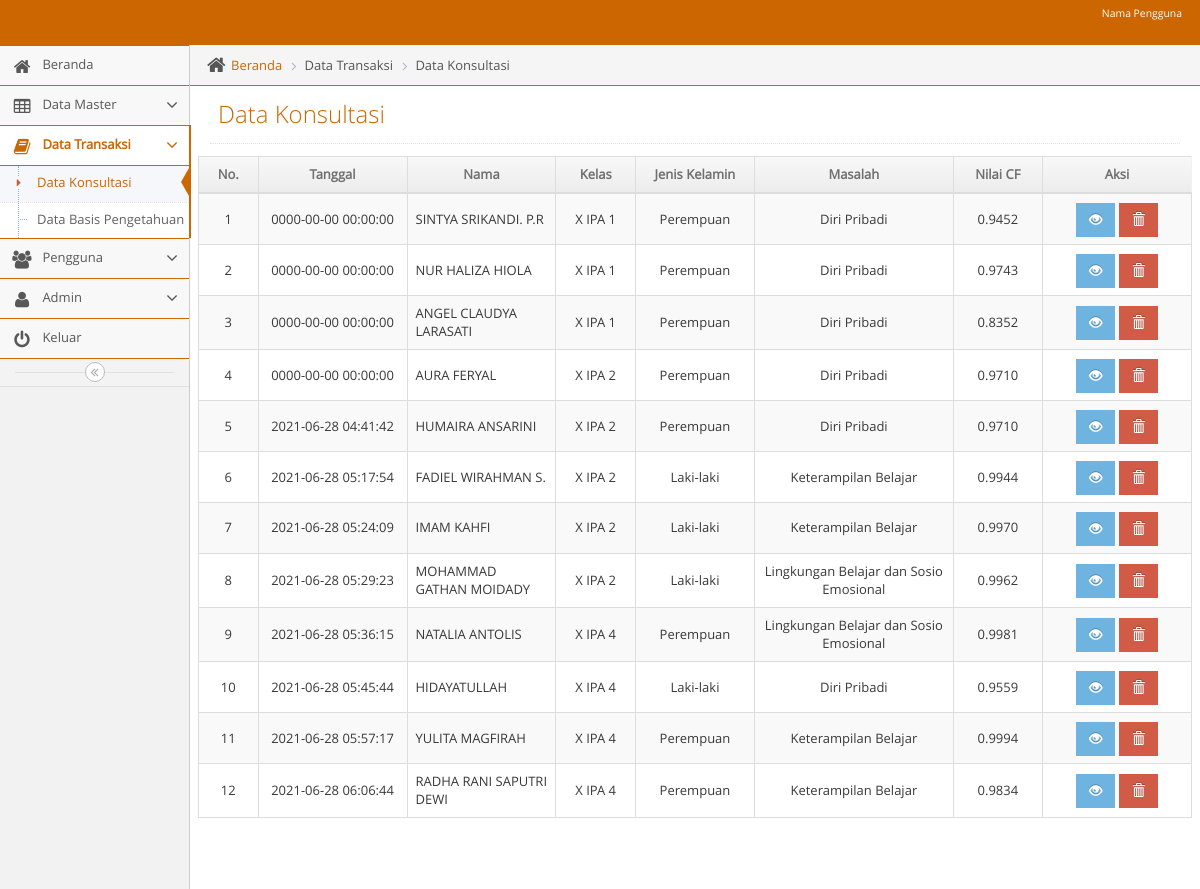
/admin/adminmainapp.php?unit=konsultasi_unit&act=datagrid (signed in), run on an earlier commit of the app's database.
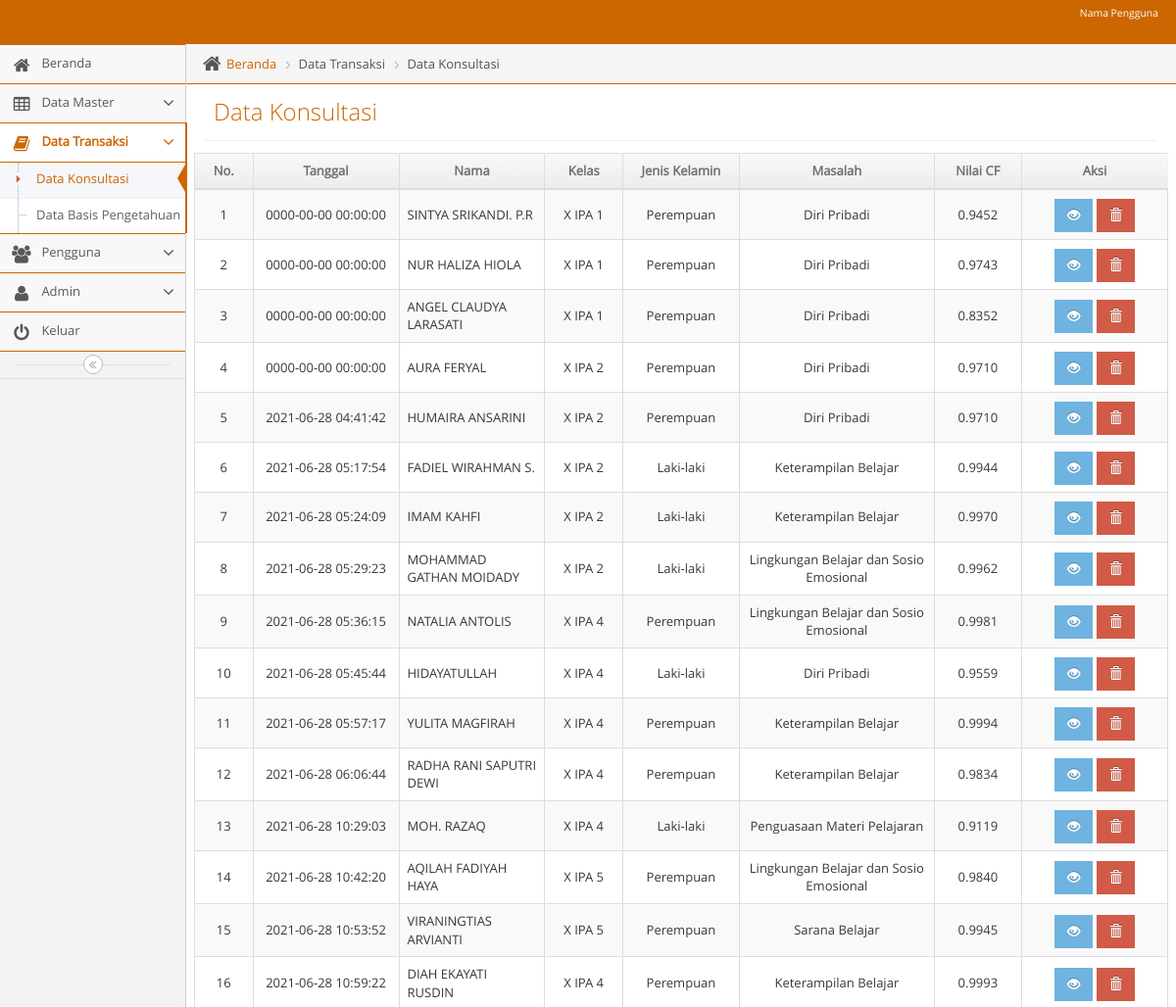
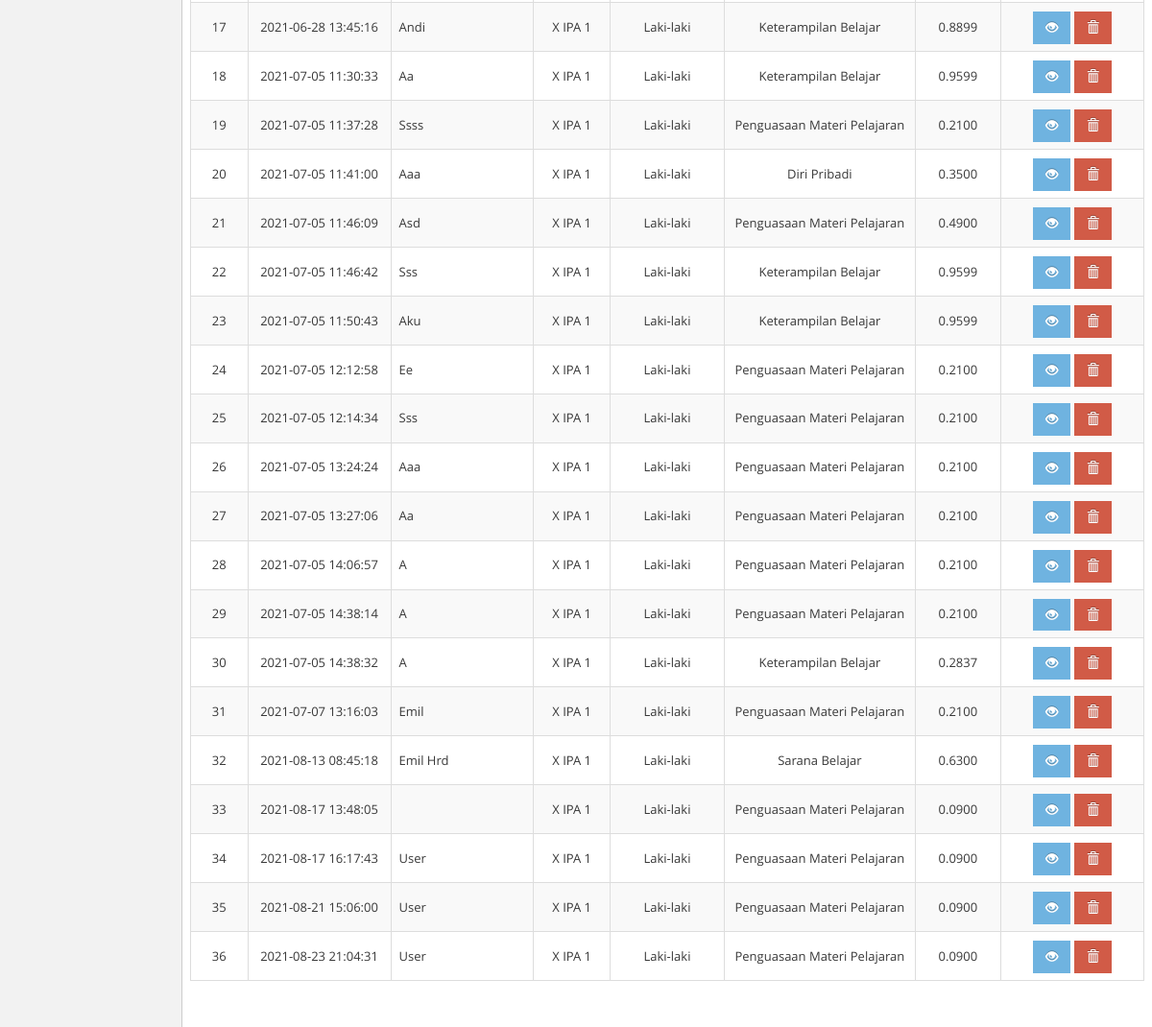
And on a later commit of the database (2 pictures, top to bottom).
### tables this page shows
CREATE TABLE `t_hasil` (
  `kode_hasil` int(11) NOT NULL,
  `bidang_masalah` text NOT NULL,
  `item_masalah` text NOT NULL,
  `nilai_cf` varchar(16) NOT NULL,
  `tanggal` datetime NOT NULL,
  `hasil_id` varchar(11) NOT NULL,
  `kode_siswa` varchar(11) NOT NULL
);

CREATE TABLE `t_siswa` (
  `id_siswa` int(11) NOT NULL,
  `kode_siswa` varchar(11) NOT NULL,
  `nama_siswa` varchar(100) NOT NULL,
  `jenis_kelamin` enum('Laki-laki','Perempuan') NOT NULL,
  `kelas` varchar(10) NOT NULL
);

CREATE TABLE `t_bidang_masalah` (
  `id_bidang_masalah` int(11) NOT NULL,
  `kode_bidang_masalah` varchar(5) NOT NULL,
  `nama_bidang_masalah` varchar(100) NOT NULL,
  `detail_bidang_masalah` varchar(1000) NOT NULL,
  `layanan` varchar(1000) NOT NULL,
  `detail_layanan` varchar(1000) NOT NULL
);

### admin/unit/konsultasi_unit.php (the view, shortened to what this page needs)
<?php
$act = $_GET['act'];
switch($act){
  case "datagrid":
?>
<?php
include("../admin/leftbar.php");
?>
<div class="main-content">
  <div class="main-content-inner">
    <div class="breadcrumbs ace-save-state" id="breadcrumbs">
      <ul class="breadcrumb">
        <li>
          <i class="ace-icon fa fa-home home-icon"></i>
          <a href="adminmainapp.php?unit=dashboard">Beranda</a>
        </li>
        <li>Data Transaksi</li>
        <li>Data Konsultasi</li>
      </ul>
    </div>
    <div class="page-content">
      <div class="page-header">
        <h1>Data Konsultasi</h1>
      </div>
      <div class="row">
        <div class="col-xs-12">
          <div class="row">
            <div class="box box-primary">
              <div class="box-body table-responsive padding">
                <table id="datatable" class="table table-striped table-bordered table-hover">
                  <thead>
                    <tr>
                      <th style="text-align: center; width: 6%">No.</th>
                      <th style="text-align: center; width: 15%">Tanggal</th>
                      <th style="text-align: center; width: 15%">Nama</th>
                      <th style="text-align: center; width: 8%">Kelas</th>
                      <th style="text-align: center; width: 12%">Jenis Kelamin</th>
                      <th style="text-align: center; width: 20%">Masalah</th>
                      <th style="text-align: center; width: 9%">Nilai CF</th>
                      <th style="text-align: center; width: 15%">Aksi</th>
                    </tr>
                  </thead>
                  <tbody>
                    <?php $no=1;
                      $qdatagrid ="SELECT
                        t_hasil.kode_hasil, t_hasil.tanggal, t_hasil.nilai_cf, t_hasil.hasil_id,
                        t_bidang_masalah.kode_bidang_masalah, t_bidang_masalah.nama_bidang_masalah,
                        t_siswa.kode_siswa, t_siswa.nama_siswa, t_siswa.kelas, t_siswa.jenis_kelamin
                        FROM
                          t_hasil
                        JOIN t_bidang_masalah ON t_hasil.hasil_id = t_bidang_masalah.kode_bidang_masalah
                        JOIN t_siswa ON t_hasil.kode_siswa = t_siswa.kode_siswa";
                      $rdatagrid = mysqli_query($mysqli, $qdatagrid);
                        while($ddatagrid=mysqli_fetch_assoc($rdatagrid)) {
                            echo "
                            <tr >
                              <td style= text-align:center;vertical-align:middle >$no</td>
                              <td style= text-align:center;vertical-align:middle>$ddatagrid[tanggal]</td>
                              <td style= text-align:left;vertical-align:middle>".ucwords("$ddatagrid[nama_siswa]")."</td>
                              <td style= text-align:center;vertical-align:middle>$ddatagrid[kelas]</td>
                              <td style= text-align:center;vertical-align:middle>$ddatagrid[jenis_kelamin]</td>
                              <td style= text-align:center;vertical-align:middle>$ddatagrid[nama_bidang_masalah]</td>
                              <td style= text-align:center;vertical-align:middle>$ddatagrid[nilai_cf]</td>
                              <td style=text-align:center;vertical-align:middle>
                                  <a href=?unit=konsultasi_unit&act=detail&kode_hasil=$ddatagrid[kode_hasil] class='btn btn-sm btn-info glyphicon glyphicon-eye-open'></a>
                                  <a href=# class='btn btn-sm btn-danger glyphicon glyphicon-trash' onclick='confirm($ddatagrid[kode_hasil])'></a>
                              </td>
                            </tr>
                            ";
                            $no++;
                          }
                      ?>
                  </tbody>
                </table>
              </div>
            </div>
          </div>
        </div>
      </div>
    </div>
  </div>
</div>
<?php
  include("../admin/footer.php");
?>
</body>
</html>
<?php
  break;
?>
<?php
}

### admin/head.php (shortened to what this page needs)
<?php error_reporting(0);
$page=$_REQUEST['unit'];
$act1=$_REQUEST['act'];
$active='class="active"';
$open='class="active open"';
?>
<!DOCTYPE html>
<html lang="en">
    <head>
        <link rel="stylesheet" href="../css/backend/css/bootstrap.min.css" />
        <link rel="stylesheet" href="../css/backend/font-awesome/4.5.0/css/font-awesome.min.css" />
        <link rel="stylesheet" href="../css/backend/css/ace.min.css" class="ace-main-stylesheet" id="main-ace-style" />
        <link rel="stylesheet" href="../css/backend/css/ace-skins.min.css" />
        <link rel="stylesheet" href="../css/backend/css/ace-rtl.min.css" />
		<link rel='stylesheet prefetch' href='../css/tentang/style.css'>
        <link rel="stylesheet" href="https://cdnjs.cloudflare.com/ajax/libs/limonte-sweetalert2/7.33.1/sweetalert2.min.css">
    </head>

### admin/navbar.php (shortened to what this page needs)
<body class="no-skin">
        <?php
        require_once '../lib/koneksi.php';
        if ($_SESSION['status'] == 'Admin') {
          $qupdate = "SELECT * FROM  t_admin WHERE nama_pengguna = '".$_SESSION['nm_pengguna']."'";
          $rupdate = mysqli_query($mysqli, $qupdate);
          $dupdate = mysqli_fetch_assoc($rupdate);
        }
        else {
          $qupdate = "SELECT * FROM  t_user WHERE nama_pengguna = '".$_SESSION['nm_pengguna']."'";
          $rupdate = mysqli_query($mysqli, $qupdate);
          $dupdate = mysqli_fetch_assoc($rupdate);
        }
        ?>
        <div id="navbar" class="navbar navbar-default ace-save-state" >
          <div class="navbar-container ace-save-state" id="navbar-container">
            <div class="navbar-buttons navbar-header pull-right" role="navigation">
              <ul class="nav ace-nav">
                <li class="light-blue dropdown-modal">
                  <a data-toggle="dropdown" href="#" class="dropdown-toggle" style>
                    <span class="user-info" style="text-align: right"><small>Nama Pengguna</small><?php echo ucwords($dupdate['nama_siswa']); ?></span>
                  </a>
                </li>
              </ul>
            </div>
        </div>
    </div>

### admin/adminmainapp.php
<?php
   include("../admin/head.php");
?>
<?php
   include("../admin/navbar.php");
?>
<div class="main-container ace-save-state" id="main-container">
<?php
    require_once('content.php');
?>

### admin/content.php (shortened to what this page needs)
<?php
$unit = $_GET['unit'];
if($unit == "produk_unit") {
    require_once 'unit/produk_unit.php';
}
else if($unit == "dashboard") {
    require_once 'unit/dashboard.php';
}
else if($unit == "tentangbidangmasalah_unit") {
    require_once 'unit/tentangbidangmasalah_unit.php';
}
else if($unit == "p_dashboard") {
    require_once 'unit/p_dashboard.php';
}
else if($unit == "p_bidang_masalah_unit") {
    require_once 'unit/p_bidang_masalah_unit.php';
}
else if($unit == "p_cf_unit") {
    require_once 'unit/p_cf_unit.php';
}
else if($unit == "bidang_masalah_unit") {
    require_once 'unit/bidang_masalah_unit.php';
}
else if($unit == "item_masalah_unit") {
    require_once 'unit/item_masalah_unit.php';
}
else if($unit == "dbp_unit") {
    require_once 'unit/dbp_unit.php';
}
else if($unit == "admin_unit") {
    require_once 'unit/admin_unit.php';
}
else if($unit == "pengguna_unit") {
    require_once 'unit/pengguna_unit.php';
}
else if($unit == "l_konsultasi_d") {
    require_once 'unit/l_konsultasi_d.php';
}
else if($unit == "konsultasi_user") {
    require_once 'unit/konsultasi_user.php';
}
else if($unit == "cetak") {
    require_once 'unit/cetak.php';
}
else if($unit == "konsultasi_unit") {
    require_once 'unit/konsultasi_unit.php';
}
else if($unit == "p_item_masalah_unit") {
    require_once 'unit/p_item_masalah_unit.php';
}

### admin/leftbar.php (shortened to what this page needs)
<div id="sidebar" class="sidebar responsive ace-save-state">
  <ul class="nav nav-list">
    <?php
      if ($_SESSION['status'] == "Admin"){
    ?>
    <li <?php if ($page=='dashboard') {echo $active;}?>>
      <a href="adminmainapp.php?unit=dashboard">
        <i class="menu-icon fa fa-home"></i>
        <span class="menu-text"> Beranda </span>
      </a>
    </li>
    <li
      <?php if ($page=='bidang_masalah_unit' or $page=='item_masalah_unit' or $page=='tentangbidangmasalah_unit') {echo $open;}?>>
      <a href="#" class="dropdown-toggle">
        <i class="menu-icon fa fa-table"></i>
        <span class="menu-text"> Data Master </span>
        <b class="arrow fa fa-angle-down"></b>
      </a>
    </li>
    <li <?php if ($page=='dbp_unit' or $page=='konsultasi_unit') {echo $open;}?>>
      <a href="#" class="dropdown-toggle">
        <i class="menu-icon fa fa-book"></i>
        <span class="menu-text"> Data Transaksi </span>
        <b class="arrow fa fa-angle-down"></b>
      </a>
      <ul class="submenu">
        <li <?php if ($page=='konsultasi_unit' && $act1=='datagrid') {echo $active;}?>>
          <a href="adminmainapp.php?unit=konsultasi_unit&act=datagrid"><i class="menu-icon fa fa-caret-right"></i>Data
            Konsultasi</a>
        </li>
        <li <?php if ($page=='dbp_unit' && $act1=='datagrid') {echo $active;}?>>
          <a href="adminmainapp.php?unit=dbp_unit&act=datagrid"><i class="menu-icon fa fa-caret-right"></i>Data Basis
            Pengetahuan</a>
        </li>
      </ul>
    </li>
    <li <?php if ($page=='pengguna_unit') {echo $open;}?>>
      <a href="#" class="dropdown-toggle">
        <i class="menu-icon fa fa-users"></i>
        <span class="menu-text"> Pengguna </span>
        <b class="arrow fa fa-angle-down"></b>
      </a>
    </li>
    <li <?php if ($page=='admin_unit') {echo $open;}?>>
      <a href="#" class="dropdown-toggle">
        <i class="menu-icon fa fa-user"></i>
        <span class="menu-text"> Admin </span>
        <b class="arrow fa fa-angle-down"></b>
      </a>
    </li>
    <?php
                                }
                                ?>
    <li>
      <a href="logout.php">
        <i class="menu-icon fa fa-power-off"></i>
        <span class="menu-text"> Keluar </span>
      </a>
    </li>
  </ul>
  <div class="sidebar-toggle sidebar-collapse" id="sidebar-collapse">
    <i id="sidebar-toggle-icon" class="ace-icon fa fa-angle-double-left ace-save-state"
      data-icon1="ace-icon fa fa-angle-double-left" data-icon2="ace-icon fa fa-angle-double-right"></i>
  </div>
</div>

### admin/footer.php (shortened to what this page needs)
  <div class="space-20"></div>
</div>

### css/tentang/style.css (style rules this page uses)
html { font-family:sans-serif; -ms-text-size-adjust:100%; -webkit-text-size-adjust:100% }
body { margin:0 }
a { background-color:transparent }
b,strong { font-weight:700 }
h1 { font-size:2em; margin:.67em 0 }
small { font-size:80% }
table { border-collapse:collapse; border-spacing:0 }
td,th { padding:0 }
.border-box,article,body,code,dd,div,dl,dt,fieldset,footer,form,header,html,input[type=email],input[type=password],input[type=tel],input[type=text],input[type=url],li,main,ol,p,pre,section,textarea,ul { box-sizing:border-box }

What changed in the data, as far as the page shows it:
added t_hasil: tanggal "2021-06-28 10:29:03", t_siswa.nama_siswa "MOH. RAZAQ", t_siswa.kelas "X IPA 4", t_siswa.jenis_kelamin "Laki-laki", t_bidang_masalah.nama_bidang_masalah "Penguasaan Materi Pelajaran", nilai_cf "0.9119"
added t_hasil: tanggal "2021-06-28 10:42:20", t_siswa.nama_siswa "AQILAH FADIYAH HAYA", t_siswa.kelas "X IPA 5", t_siswa.jenis_kelamin "Perempuan", t_bidang_masalah.nama_bidang_masalah "Lingkungan Belajar dan Sosio Emosional", nilai_cf "0.9840"
added t_hasil: tanggal "2021-06-28 10:53:52", t_siswa.nama_siswa "VIRANINGTIAS ARVIANTI", t_siswa.kelas "X IPA 5", t_siswa.jenis_kelamin "Perempuan", t_bidang_masalah.nama_bidang_masalah "Sarana Belajar", nilai_cf "0.9945"
added t_hasil: tanggal "2021-06-28 10:59:22", t_siswa.nama_siswa "DIAH EKAYATI RUSDIN", t_siswa.kelas "X IPA 4", t_siswa.jenis_kelamin "Perempuan", t_bidang_masalah.nama_bidang_masalah "Keterampilan Belajar", nilai_cf "0.9993"
added t_hasil: tanggal "2021-06-28 13:45:16", t_siswa.nama_siswa "Andi", t_siswa.kelas "X IPA 1", t_siswa.jenis_kelamin "Laki-laki", t_bidang_masalah.nama_bidang_masalah "Keterampilan Belajar", nilai_cf "0.8899"
added t_hasil: tanggal "2021-07-05 11:30:33", t_siswa.nama_siswa "Aa", t_siswa.kelas "X IPA 1", t_siswa.jenis_kelamin "Laki-laki", t_bidang_masalah.nama_bidang_masalah "Keterampilan Belajar", nilai_cf "0.9599"
added t_hasil: tanggal "2021-07-05 11:37:28", t_siswa.nama_siswa "Ssss", t_siswa.kelas "X IPA 1", t_siswa.jenis_kelamin "Laki-laki", t_bidang_masalah.nama_bidang_masalah "Penguasaan Materi Pelajaran", nilai_cf "0.2100"
added t_hasil: tanggal "2021-07-05 11:41:00", t_siswa.nama_siswa "Aaa", t_siswa.kelas "X IPA 1", t_siswa.jenis_kelamin "Laki-laki", t_bidang_masalah.nama_bidang_masalah "Diri Pribadi", nilai_cf "0.3500"
added t_hasil: tanggal "2021-07-05 11:46:09", t_siswa.nama_siswa "Asd", t_siswa.kelas "X IPA 1", t_siswa.jenis_kelamin "Laki-laki", t_bidang_masalah.nama_bidang_masalah "Penguasaan Materi Pelajaran", nilai_cf "0.4900"
added t_hasil: tanggal "2021-07-05 11:46:42", t_siswa.nama_siswa "Sss", t_siswa.kelas "X IPA 1", t_siswa.jenis_kelamin "Laki-laki", t_bidang_masalah.nama_bidang_masalah "Keterampilan Belajar", nilai_cf "0.9599"
added t_hasil: tanggal "2021-07-05 11:50:43", t_siswa.nama_siswa "Aku", t_siswa.kelas "X IPA 1", t_siswa.jenis_kelamin "Laki-laki", t_bidang_masalah.nama_bidang_masalah "Keterampilan Belajar", nilai_cf "0.9599"
added t_hasil: tanggal "2021-07-05 12:12:58", t_siswa.nama_siswa "Ee", t_siswa.kelas "X IPA 1", t_siswa.jenis_kelamin "Laki-laki", t_bidang_masalah.nama_bidang_masalah "Penguasaan Materi Pelajaran", nilai_cf "0.2100"
added t_hasil: tanggal "2021-07-05 12:14:34", t_siswa.nama_siswa "Sss", t_siswa.kelas "X IPA 1", t_siswa.jenis_kelamin "Laki-laki", t_bidang_masalah.nama_bidang_masalah "Penguasaan Materi Pelajaran", nilai_cf "0.2100"
added t_hasil: tanggal "2021-07-05 13:24:24", t_siswa.nama_siswa "Aaa", t_siswa.kelas "X IPA 1", t_siswa.jenis_kelamin "Laki-laki", t_bidang_masalah.nama_bidang_masalah "Penguasaan Materi Pelajaran", nilai_cf "0.2100"
added t_hasil: tanggal "2021-07-05 13:27:06", t_siswa.nama_siswa "Aa", t_siswa.kelas "X IPA 1", t_siswa.jenis_kelamin "Laki-laki", t_bidang_masalah.nama_bidang_masalah "Penguasaan Materi Pelajaran", nilai_cf "0.2100"
added t_hasil: tanggal "2021-07-05 14:06:57", t_siswa.nama_siswa "A", t_siswa.kelas "X IPA 1", t_siswa.jenis_kelamin "Laki-laki", t_bidang_masalah.nama_bidang_masalah "Penguasaan Materi Pelajaran", nilai_cf "0.2100"
added t_hasil: tanggal "2021-07-05 14:38:14", t_siswa.nama_siswa "A", t_siswa.kelas "X IPA 1", t_siswa.jenis_kelamin "Laki-laki", t_bidang_masalah.nama_bidang_masalah "Penguasaan Materi Pelajaran", nilai_cf "0.2100"
added t_hasil: tanggal "2021-07-05 14:38:32", t_siswa.nama_siswa "A", t_siswa.kelas "X IPA 1", t_siswa.jenis_kelamin "Laki-laki", t_bidang_masalah.nama_bidang_masalah "Keterampilan Belajar", nilai_cf "0.2837"
added t_hasil: tanggal "2021-07-07 13:16:03", t_siswa.nama_siswa "Emil", t_siswa.kelas "X IPA 1", t_siswa.jenis_kelamin "Laki-laki", t_bidang_masalah.nama_bidang_masalah "Penguasaan Materi Pelajaran", nilai_cf "0.2100"
added t_hasil: tanggal "2021-08-13 08:45:18", t_siswa.nama_siswa "Emil Hrd", t_siswa.kelas "X IPA 1", t_siswa.jenis_kelamin "Laki-laki", t_bidang_masalah.nama_bidang_masalah "Sarana Belajar", nilai_cf "0.6300"
added t_hasil: tanggal "2021-08-17 13:48:05", t_siswa.kelas "X IPA 1", t_siswa.jenis_kelamin "Laki-laki", t_bidang_masalah.nama_bidang_masalah "Penguasaan Materi Pelajaran", nilai_cf "0.0900"
added t_hasil: tanggal "2021-08-17 16:17:43", t_siswa.nama_siswa "User", t_siswa.kelas "X IPA 1", t_siswa.jenis_kelamin "Laki-laki", t_bidang_masalah.nama_bidang_masalah "Penguasaan Materi Pelajaran", nilai_cf "0.0900"
added t_hasil: tanggal "2021-08-21 15:06:00", t_siswa.nama_siswa "User", t_siswa.kelas "X IPA 1", t_siswa.jenis_kelamin "Laki-laki", t_bidang_masalah.nama_bidang_masalah "Penguasaan Materi Pelajaran", nilai_cf "0.0900"
added t_hasil: tanggal "2021-08-23 21:04:31", t_siswa.nama_siswa "User", t_siswa.kelas "X IPA 1", t_siswa.jenis_kelamin "Laki-laki", t_bidang_masalah.nama_bidang_masalah "Penguasaan Materi Pelajaran", nilai_cf "0.0900"
